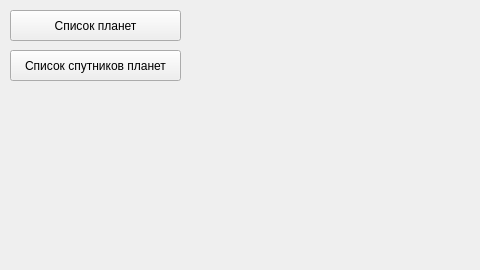
<?xml version="1.0" encoding="UTF-8"?>
<ui version="4.0">
 <class>Form</class>
 <widget class="QWidget" name="Form">
  <property name="geometry">
   <rect>
    <x>0</x>
    <y>0</y>
    <width>480</width>
    <height>270</height>
   </rect>
  </property>
  <property name="windowTitle">
   <string>Form</string>
  </property>
  <widget class="QPushButton" name="planets">
   <property name="geometry">
    <rect>
     <x>10</x>
     <y>10</y>
     <width>171</width>
     <height>31</height>
    </rect>
   </property>
   <property name="text">
    <string>Список планет</string>
   </property>
  </widget>
  <widget class="QPushButton" name="satellites">
   <property name="geometry">
    <rect>
     <x>10</x>
     <y>50</y>
     <width>171</width>
     <height>31</height>
    </rect>
   </property>
   <property name="text">
    <string>Список спутников планет</string>
   </property>
  </widget>
 </widget>
 <resources/>
 <connections/>
</ui>
